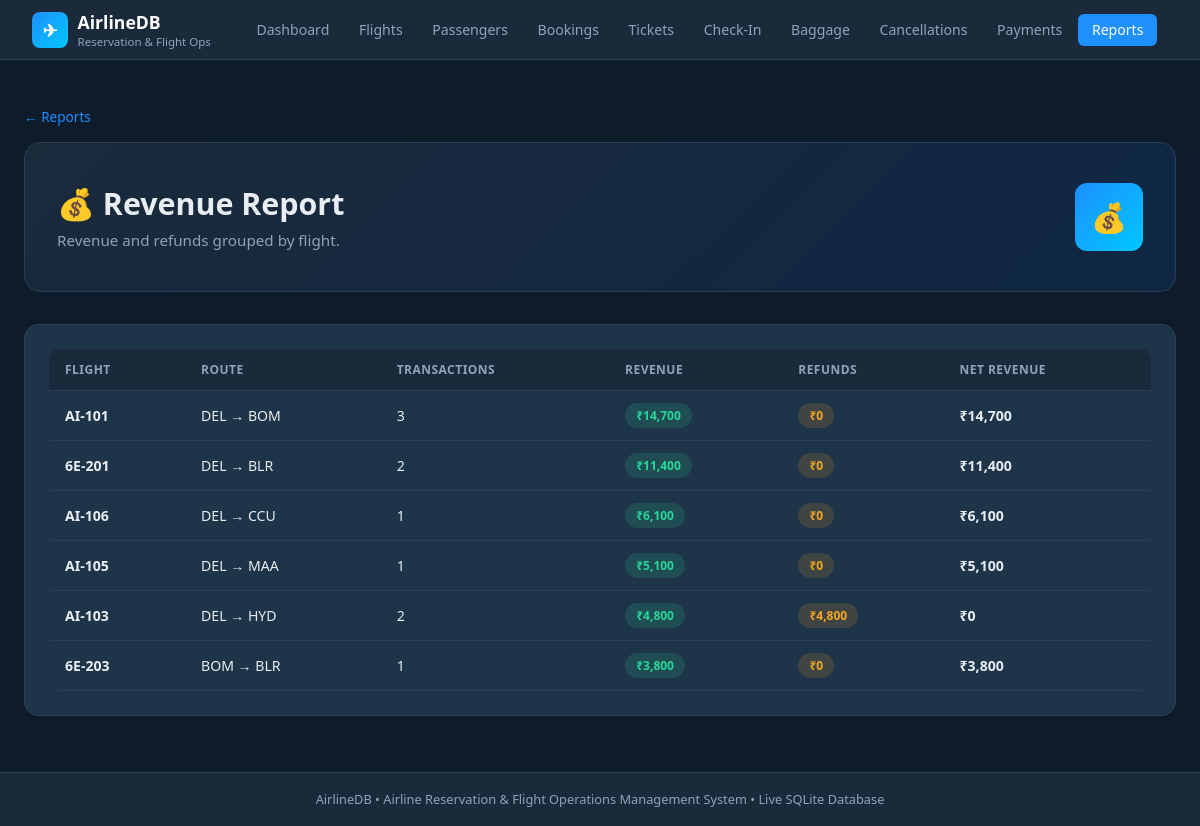
Screenshot of /reports/revenue with the database file from the repository.
### tables this page shows
CREATE TABLE flights (
    flight_id        TEXT PRIMARY KEY,      -- e.g. AI-101
    route_id         INTEGER NOT NULL REFERENCES routes(route_id),
    aircraft_id      TEXT NOT NULL REFERENCES aircraft(aircraft_id),
    departure_time   TEXT NOT NULL,         -- ISO-8601 datetime
    arrival_time     TEXT NOT NULL,
    base_fare        REAL NOT NULL CHECK (base_fare >= 0),
    status           TEXT NOT NULL DEFAULT 'Scheduled'
                     CHECK (status IN ('Scheduled','Delayed','Cancelled','Completed')),
    CHECK (arrival_time > departure_time)
);

### app/routes/reports.py (the view)
@reports_bp.route("/revenue")
def revenue():
    rows = query("""
        SELECT f.flight_id, r.origin_airport||' → '||r.dest_airport AS route,
               COUNT(py.payment_id) AS payments,
               ROUND(SUM(CASE WHEN py.payment_status='Success'  THEN py.amount ELSE 0 END),2) AS revenue,
               ROUND(SUM(CASE WHEN py.payment_status='Refunded' THEN py.amount ELSE 0 END),2) AS refunds
        FROM flights f
        JOIN routes r ON f.route_id=r.route_id
        JOIN bookings b ON b.flight_id=f.flight_id
        JOIN payments py ON py.booking_id=b.booking_id
        GROUP BY f.flight_id
        ORDER BY revenue DESC
    """)
    return render_template("reports/revenue.html", rows=rows)

### app/db.py (called while the page is built)
def get_db():
    os.makedirs(os.path.dirname(DB_PATH), exist_ok=True)
    conn = sqlite3.connect(DB_PATH)
    conn.execute("PRAGMA foreign_keys = ON")
    conn.row_factory = sqlite3.Row
    return conn

def query(sql, params=(), one=False):
    conn = get_db()
    cur  = conn.execute(sql, params)
    rows = cur.fetchone() if one else cur.fetchall()
    conn.close()
    return rows

### templates/reports/revenue.html (shortened to what this page needs)
{% extends "base.html" %}
{% block content %}
<a href="{{ url_for('reports.index') }}" class="back-link">← Reports</a>
<div class="page-hero"><div><h1>💰 Revenue Report</h1><p>Revenue and refunds grouped by flight.</p></div><div class="hero-badge">💰</div></div>
<div class="card">
  <div class="table-wrap">
    <table>
      <thead><tr><th>Flight</th><th>Route</th><th>Transactions</th><th>Revenue</th><th>Refunds</th><th>Net Revenue</th></tr></thead>
      <tbody>
      {% for r in rows %}
        <tr>
          <td><strong>{{ r.flight_id }}</strong></td>
          <td>{{ r.route }}</td>
          <td>{{ r.payments }}</td>
          <td><span class="badge badge-success">₹{{ "{:,.0f}".format(r.revenue or 0) }}</span></td>
          <td><span class="badge badge-warning">₹{{ "{:,.0f}".format(r.refunds or 0) }}</span></td>
          <td><strong>₹{{ "{:,.0f}".format((r.revenue or 0) - (r.refunds or 0)) }}</strong></td>
        </tr>
      {% endfor %}
      </tbody>
    </table>
  </div>
</div>
{% endblock %}

### static/css/style.css (style rules this page uses)
:root { --navy: #0d1b2a; --dark: #1b2a3b; --card: #1e3448; --accent: #1e90ff; --accent2: #00c6ff; --success: #28d79a; --warning: #f5a623; --danger: #e94560; --text: #e8edf2; --muted: #8fa3b8; --border: #2a3f55; --white: #ffffff; }
* { box-sizing: border-box; margin: 0; padding: 0; }
body { font-family: 'Segoe UI', system-ui, sans-serif; background: var(--navy); color: var(--text); min-height: 100vh; display: flex; flex-direction: column; }
.page-hero { background: linear-gradient(135deg, var(--dark) 0%, #0f2744 100%); border-radius: 16px; padding: 2.5rem 2rem; margin-bottom: 2rem; border: 1px solid var(--border); display: flex; justify-content: space-between; align-items: center; gap: 1rem; }
.page-hero h1 { font-size: 1.9rem; font-weight: 700; }
.page-hero p { color: var(--muted); margin-top: .4rem; font-size: .95rem; }
.hero-badge { background: linear-gradient(135deg, var(--accent), var(--accent2)); border-radius: 12px; width: 68px; height: 68px; display: flex; align-items: center; justify-content: center; font-size: 1.8rem; flex-shrink: 0; }
.card { background: var(--card); border: 1px solid var(--border); border-radius: 14px; padding: 1.5rem; margin-bottom: 1.5rem; }
.table-wrap { overflow-x: auto; border-radius: 10px; }
table { width: 100%; border-collapse: collapse; font-size: .88rem; }
thead th { background: var(--dark); color: var(--muted); padding: .75rem 1rem; text-align: left; font-weight: 600; text-transform: uppercase; font-size: .75rem; letter-spacing: .04em; border-bottom: 1px solid var(--border); }
tbody tr { border-bottom: 1px solid var(--border); transition: background .15s; }
tbody td { padding: .75rem 1rem; vertical-align: middle; }
.badge { display: inline-flex; align-items: center; padding: .25rem .7rem; border-radius: 20px; font-size: .75rem; font-weight: 600; }
.badge-success { background: rgba(40,215,154,.15); color: var(--success); }
.badge-warning { background: rgba(245,166,35,.15); color: var(--warning); }
.back-link { color: var(--accent); text-decoration: none; font-size: .85rem; display: inline-flex; align-items: center; gap: .3rem; margin-bottom: 1rem; }

### rows the page displays
flights: flight_id "AI-101", route "DEL → BOM", payments "3", revenue "14,700", refunds "0"
flights: flight_id "6E-201", route "DEL → BLR", payments "2", revenue "11,400", refunds "0"
flights: flight_id "AI-106", route "DEL → CCU", payments "1", revenue "6,100", refunds "0"
flights: flight_id "AI-105", route "DEL → MAA", payments "1", revenue "5,100", refunds "0"
flights: flight_id "AI-103", route "DEL → HYD", payments "2", revenue "4,800", refunds "4,800", revenue "0"
flights: flight_id "6E-203", route "BOM → BLR", payments "1", revenue "3,800", refunds "0"
